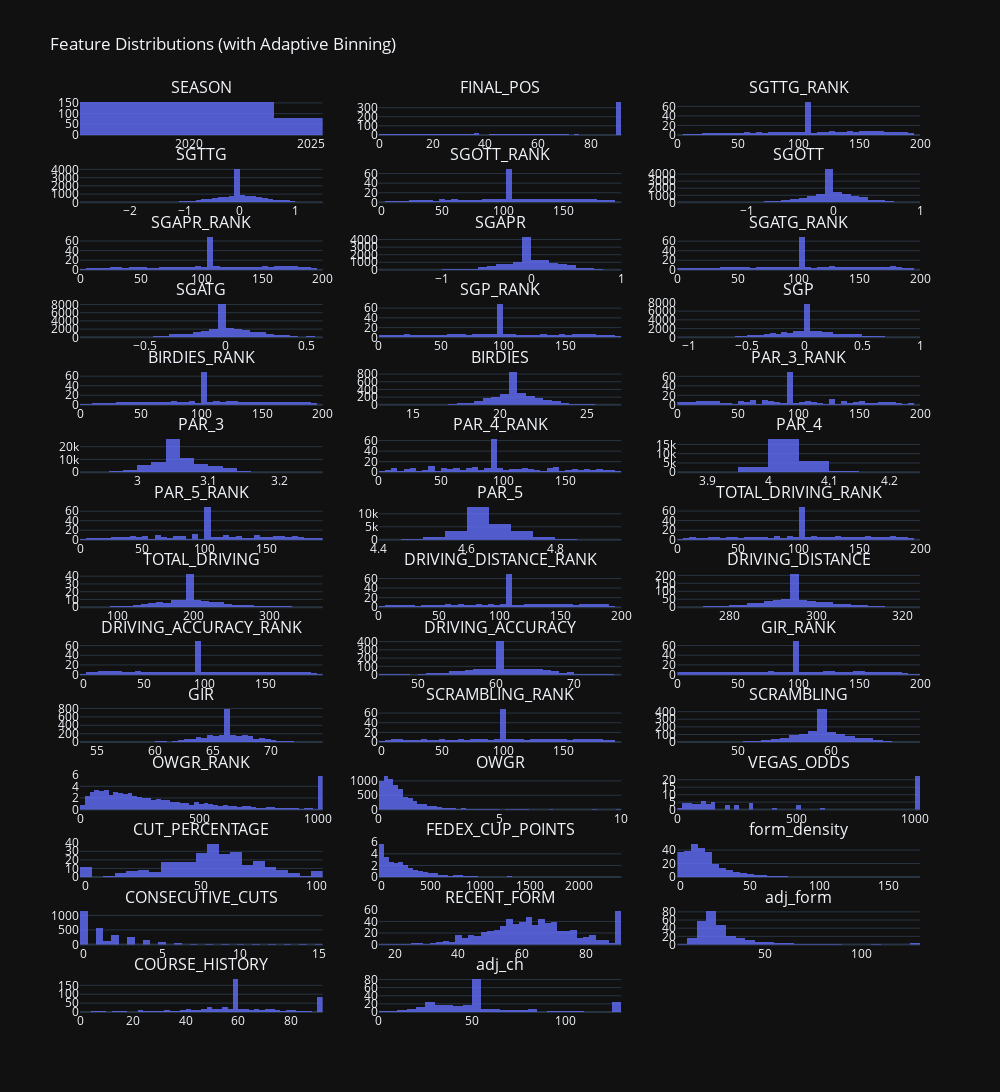

Notebook code for this chart:
### Markdown cell above
### Check Features for Outliers and General Health (Histograms)
Now that all the data is cleaned, let's look at the distribution graphs.

### Code cell
import plotly.express as px
import plotly.subplots as sp
import plotly.graph_objects as go
import pandas as pd
import numpy as np

# Select numeric columns with >1 unique value, excluding label
df_numeric = training_df.select_dtypes(include=np.number)
df_numeric = df_numeric.loc[:, df_numeric.nunique() > 1]
df_numeric = df_numeric.drop(columns=["TOP_20"], errors="ignore")

# Create subplots
n_cols = 3
n_rows = int(np.ceil(len(df_numeric.columns) / n_cols))
fig = sp.make_subplots(rows=n_rows, cols=n_cols, subplot_titles=df_numeric.columns)

# Add one histogram per feature with smart binning
for i, column in enumerate(df_numeric.columns):
    row = i // n_cols + 1
    col = i % n_cols + 1

    # Compute dynamic bin count
    col_range = df_numeric[column].max() - df_numeric[column].min()
    n_unique = df_numeric[column].nunique()
    nbins = min(50, max(5, int(n_unique / 2))) if col_range < 10 else 50  # tighter for short-range

    fig.add_trace(
        go.Histogram(
            x=df_numeric[column],
            nbinsx=nbins,
            histnorm="density",
            marker=dict(color="#636EFA"),
            opacity=0.8
        ),
        row=row,
        col=col
    )

# Style the figure
fig.update_layout(
    height=300 * n_rows,
    width=1000,
    title_text="Feature Distributions (with Adaptive Binning)",
    template="plotly_dark",
    showlegend=False
)

fig.show()

### Figure 1 — Plotly figure (JSON) as saved in the notebook; plotly's stock layout.template omitted (floating-point values rounded to 4 significant figures; data arrays with more than 128 entries replaced by an {"elided": "..."} marker saying what was removed)
{"data": [{"histnorm": "density", "marker": {"color": "#636EFA"}, "nbinsx": 5, "opacity": 0.8, "type": "histogram", "x": {"elided": "1398 int values"}, "xaxis": "x", "yaxis": "y"}, {"histnorm": "density", "marker": {"color": "#636EFA"}, "nbinsx": 50, "opacity": 0.8, "type": "histogram", "x": {"elided": "1398 int values"}, "xaxis": "x2", "yaxis": "y2"}, {"histnorm": "density", "marker": {"color": "#636EFA"}, "nbinsx": 50, "opacity": 0.8, "type": "histogram", "x": {"elided": "1398 float values"}, "xaxis": "x3", "yaxis": "y3"}, {"histnorm": "density", "marker": {"color": "#636EFA"}, "nbinsx": 50, "opacity": 0.8, "type": "histogram", "x": {"elided": "1398 float values"}, "xaxis": "x4", "yaxis": "y4"}, {"histnorm": "density", "marker": {"color": "#636EFA"}, "nbinsx": 50, "opacity": 0.8, "type": "histogram", "x": {"elided": "1398 float values"}, "xaxis": "x5", "yaxis": "y5"}, {"histnorm": "density", "marker": {"color": "#636EFA"}, "nbinsx": 50, "opacity": 0.8, "type": "histogram", "x": {"elided": "1398 float values"}, "xaxis": "x6", "yaxis": "y6"}, {"histnorm": "density", "marker": {"color": "#636EFA"}, "nbinsx": 50, "opacity": 0.8, "type": "histogram", "x": {"elided": "1398 float values"}, "xaxis": "x7", "yaxis": "y7"}, {"histnorm": "density", "marker": {"color": "#636EFA"}, "nbinsx": 50, "opacity": 0.8, "type": "histogram", "x": {"elided": "1398 float values"}, "xaxis": "x8", "yaxis": "y8"}, {"histnorm": "density", "marker": {"color": "#636EFA"}, "nbinsx": 50, "opacity": 0.8, "type": "histogram", "x": {"elided": "1398 float values"}, "xaxis": "x9", "yaxis": "y9"}, {"histnorm": "density", "marker": {"color": "#636EFA"}, "nbinsx": 50, "opacity": 0.8, "type": "histogram", "x": {"elided": "1398 float values"}, "xaxis": "x10", "yaxis": "y10"}, {"histnorm": "density", "marker": {"color": "#636EFA"}, "nbinsx": 50, "opacity": 0.8, "type": "histogram", "x": {"elided": "1398 float values"}, "xaxis": "x11", "yaxis": "y11"}, {"histnorm": "density", "marker": {"color": "#636EFA"}, "nbinsx": 50, "opacity": 0.8, "type": "histogram", "x": {"elided": "1398 float values"}, "xaxis": "x12", "yaxis": "y12"}, {"histnorm": "density", "marker": {"color": "#636EFA"}, "nbinsx": 50, "opacity": 0.8, "type": "histogram", "x": {"elided": "1398 float values"}, "xaxis": "x13", "yaxis": "y13"}, {"histnorm": "density", "marker": {"color": "#636EFA"}, "nbinsx": 50, "opacity": 0.8, "type": "histogram", "x": {"elided": "1398 float values"}, "xaxis": "x14", "yaxis": "y14"}, {"histnorm": "density", "marker": {"color": "#636EFA"}, "nbinsx": 50, "opacity": 0.8, "type": "histogram", "x": {"elided": "1398 float values"}, "xaxis": "x15", "yaxis": "y15"}, {"histnorm": "density", "marker": {"color": "#636EFA"}, "nbinsx": 16, "opacity": 0.8, "type": "histogram", "x": {"elided": "1398 float values"}, "xaxis": "x16", "yaxis": "y16"}, {"histnorm": "density", "marker": {"color": "#636EFA"}, "nbinsx": 50, "opacity": 0.8, "type": "histogram", "x": {"elided": "1398 float values"}, "xaxis": "x17", "yaxis": "y17"}, {"histnorm": "density", "marker": {"color": "#636EFA"}, "nbinsx": 13, "opacity": 0.8, "type": "histogram", "x": {"elided": "1398 float values"}, "xaxis": "x18", "yaxis": "y18"}, {"histnorm": "density", "marker": {"color": "#636EFA"}, "nbinsx": 50, "opacity": 0.8, "type": "histogram", "x": {"elided": "1398 float values"}, "xaxis": "x19", "yaxis": "y19"}, {"histnorm": "density", "marker": {"color": "#636EFA"}, "nbinsx": 21, "opacity": 0.8, "type": "histogram", "x": {"elided": "1398 float values"}, "xaxis": "x20", "yaxis": "y20"}, {"histnorm": "density", "marker": {"color": "#636EFA"}, "nbinsx": 50, "opacity": 0.8, "type": "histogram", "x": {"elided": "1398 float values"}, "xaxis": "x21", "yaxis": "y21"}, {"histnorm": "density", "marker": {"color": "#636EFA"}, "nbinsx": 50, "opacity": 0.8, "type": "histogram", "x": {"elided": "1398 float values"}, "xaxis": "x22", "yaxis": "y22"}, {"histnorm": "density", "marker": {"color": "#636EFA"}, "nbinsx": 50, "opacity": 0.8, "type": "histogram", "x": {"elided": "1398 float values"}, "xaxis": "x23", "yaxis": "y23"}, {"histnorm": "density", "marker": {"color": "#636EFA"}, "nbinsx": 50, "opacity": 0.8, "type": "histogram", "x": {"elided": "1398 float values"}, "xaxis": "x24", "yaxis": "y24"}, {"histnorm": "density", "marker": {"color": "#636EFA"}, "nbinsx": 50, "opacity": 0.8, "type": "histogram", "x": {"elided": "1398 float values"}, "xaxis": "x25", "yaxis": "y25"}, {"histnorm": "density", "marker": {"color": "#636EFA"}, "nbinsx": 50, "opacity": 0.8, "type": "histogram", "x": {"elided": "1398 float values"}, "xaxis": "x26", "yaxis": "y26"}, {"histnorm": "density", "marker": {"color": "#636EFA"}, "nbinsx": 50, "opacity": 0.8, "type": "histogram", "x": {"elided": "1398 float values"}, "xaxis": "x27", "yaxis": "y27"}, {"histnorm": "density", "marker": {"color": "#636EFA"}, "nbinsx": 50, "opacity": 0.8, "type": "histogram", "x": {"elided": "1398 float values"}, "xaxis": "x28", "yaxis": "y28"}, {"histnorm": "density", "marker": {"color": "#636EFA"}, "nbinsx": 50, "opacity": 0.8, "type": "histogram", "x": {"elided": "1398 float values"}, "xaxis": "x29", "yaxis": "y29"}, {"histnorm": "density", "marker": {"color": "#636EFA"}, "nbinsx": 50, "opacity": 0.8, "type": "histogram", "x": {"elided": "1398 float values"}, "xaxis": "x30", "yaxis": "y30"}, {"histnorm": "density", "marker": {"color": "#636EFA"}, "nbinsx": 50, "opacity": 0.8, "type": "histogram", "x": {"elided": "1398 float values"}, "xaxis": "x31", "yaxis": "y31"}, {"histnorm": "density", "marker": {"color": "#636EFA"}, "nbinsx": 50, "opacity": 0.8, "type": "histogram", "x": {"elided": "1398 float values"}, "xaxis": "x32", "yaxis": "y32"}, {"histnorm": "density", "marker": {"color": "#636EFA"}, "nbinsx": 50, "opacity": 0.8, "type": "histogram", "x": {"elided": "1398 float values"}, "xaxis": "x33", "yaxis": "y33"}, {"histnorm": "density", "marker": {"color": "#636EFA"}, "nbinsx": 50, "opacity": 0.8, "type": "histogram", "x": {"elided": "1398 float values"}, "xaxis": "x34", "yaxis": "y34"}, {"histnorm": "density", "marker": {"color": "#636EFA"}, "nbinsx": 50, "opacity": 0.8, "type": "histogram", "x": {"elided": "1398 float values"}, "xaxis": "x35", "yaxis": "y35"}, {"histnorm": "density", "marker": {"color": "#636EFA"}, "nbinsx": 50, "opacity": 0.8, "type": "histogram", "x": {"elided": "1398 float values"}, "xaxis": "x36", "yaxis": "y36"}, {"histnorm": "density", "marker": {"color": "#636EFA"}, "nbinsx": 50, "opacity": 0.8, "type": "histogram", "x": {"elided": "1398 float values"}, "xaxis": "x37", "yaxis": "y37"}, {"histnorm": "density", "marker": {"color": "#636EFA"}, "nbinsx": 50, "opacity": 0.8, "type": "histogram", "x": {"elided": "1398 float values"}, "xaxis": "x38", "yaxis": "y38"}, {"histnorm": "density", "marker": {"color": "#636EFA"}, "nbinsx": 50, "opacity": 0.8, "type": "histogram", "x": {"elided": "1398 float values"}, "xaxis": "x39", "yaxis": "y39"}, {"histnorm": "density", "marker": {"color": "#636EFA"}, "nbinsx": 50, "opacity": 0.8, "type": "histogram", "x": {"elided": "1398 float values"}, "xaxis": "x40", "yaxis": "y40"}, {"histnorm": "density", "marker": {"color": "#636EFA"}, "nbinsx": 50, "opacity": 0.8, "type": "histogram", "x": {"elided": "1398 float values"}, "xaxis": "x41", "yaxis": "y41"}], "layout": {"annotations": [{"font": {"size": 16}, "showarrow": false, "text": "SEASON", "x": 0.1444, "xanchor": "center", "xref": "paper", "y": 1, "yanchor": "bottom", "yref": "paper"}, {"font": {"size": 16}, "showarrow": false, "text": "FINAL_POS", "x": 0.5, "xanchor": "center", "xref": "paper", "y": 1, "yanchor": "bottom", "yref": "paper"}, {"font": {"size": 16}, "showarrow": false, "text": "SGTTG_RANK", "x": 0.8556, "xanchor": "center", "xref": "paper", "y": 1, "yanchor": "bottom", "yref": "paper"}, {"font": {"size": 16}, "showarrow": false, "text": "SGTTG", "x": 0.1444, "xanchor": "center", "xref": "paper", "y": 0.926, "yanchor": "bottom", "yref": "paper"}, {"font": {"size": 16}, "showarrow": false, "text": "SGOTT_RANK", "x": 0.5, "xanchor": "center", "xref": "paper", "y": 0.926, "yanchor": "bottom", "yref": "paper"}, {"font": {"size": 16}, "showarrow": false, "text": "SGOTT", "x": 0.8556, "xanchor": "center", "xref": "paper", "y": 0.926, "yanchor": "bottom", "yref": "paper"}, {"font": {"size": 16}, "showarrow": false, "text": "SGAPR_RANK", "x": 0.1444, "xanchor": "center", "xref": "paper", "y": 0.852, "yanchor": "bottom", "yref": "paper"}, {"font": {"size": 16}, "showarrow": false, "text": "SGAPR", "x": 0.5, "xanchor": "center", "xref": "paper", "y": 0.852, "yanchor": "bottom", "yref": "paper"}, {"font": {"size": 16}, "showarrow": false, "text": "SGATG_RANK", "x": 0.8556, "xanchor": "center", "xref": "paper", "y": 0.852, "yanchor": "bottom", "yref": "paper"}, {"font": {"size": 16}, "showarrow": false, "text": "SGATG", "x": 0.1444, "xanchor": "center", "xref": "paper", "y": 0.7781, "yanchor": "bottom", "yref": "paper"}, {"font": {"size": 16}, "showarrow": false, "text": "SGP_RANK", "x": 0.5, "xanchor": "center", "xref": "paper", "y": 0.7781, "yanchor": "bottom", "yref": "paper"}, {"font": {"size": 16}, "showarrow": false, "text": "SGP", "x": 0.8556, "xanchor": "center", "xref": "paper", "y": 0.7781, "yanchor": "bottom", "yref": "paper"}, {"font": {"size": 16}, "showarrow": false, "text": "BIRDIES_RANK", "x": 0.1444, "xanchor": "center", "xref": "paper", "y": 0.7041, "yanchor": "bottom", "yref": "paper"}, {"font": {"size": 16}, "showarrow": false, "text": "BIRDIES", "x": 0.5, "xanchor": "center", "xref": "paper", "y": 0.7041, "yanchor": "bottom", "yref": "paper"}, {"font": {"size": 16}, "showarrow": false, "text": "PAR_3_RANK", "x": 0.8556, "xanchor": "center", "xref": "paper", "y": 0.7041, "yanchor": "bottom", "yref": "paper"}, {"font": {"size": 16}, "showarrow": false, "text": "PAR_3", "x": 0.1444, "xanchor": "center", "xref": "paper", "y": 0.6301, "yanchor": "bottom", "yref": "paper"}, {"font": {"size": 16}, "showarrow": false, "text": "PAR_4_RANK", "x": 0.5, "xanchor": "center", "xref": "paper", "y": 0.6301, "yanchor": "bottom", "yref": "paper"}, {"font": {"size": 16}, "showarrow": false, "text": "PAR_4", "x": 0.8556, "xanchor": "center", "xref": "paper", "y": 0.6301, "yanchor": "bottom", "yref": "paper"}, {"font": {"size": 16}, "showarrow": false, "text": "PAR_5_RANK", "x": 0.1444, "xanchor": "center", "xref": "paper", "y": 0.5561, "yanchor": "bottom", "yref": "paper"}, {"font": {"size": 16}, "showarrow": false, "text": "PAR_5", "x": 0.5, "xanchor": "center", "xref": "paper", "y": 0.5561, "yanchor": "bottom", "yref": "paper"}, {"font": {"size": 16}, "showarrow": false, "text": "TOTAL_DRIVING_RANK", "x": 0.8556, "xanchor": "center", "xref": "paper", "y": 0.5561, "yanchor": "bottom", "yref": "paper"}, {"font": {"size": 16}, "showarrow": false, "text": "TOTAL_DRIVING", "x": 0.1444, "xanchor": "center", "xref": "paper", "y": 0.4821, "yanchor": "bottom", "yref": "paper"}, {"font": {"size": 16}, "showarrow": false, "text": "DRIVING_DISTANCE_RANK", "x": 0.5, "xanchor": "center", "xref": "paper", "y": 0.4821, "yanchor": "bottom", "yref": "paper"}, {"font": {"size": 16}, "showarrow": false, "text": "DRIVING_DISTANCE", "x": 0.8556, "xanchor": "center", "xref": "paper", "y": 0.4821, "yanchor": "bottom", "yref": "paper"}, {"font": {"size": 16}, "showarrow": false, "text": "DRIVING_ACCURACY_RANK", "x": 0.1444, "xanchor": "center", "xref": "paper", "y": 0.4082, "yanchor": "bottom", "yref": "paper"}, {"font": {"size": 16}, "showarrow": false, "text": "DRIVING_ACCURACY", "x": 0.5, "xanchor": "center", "xref": "paper", "y": 0.4082, "yanchor": "bottom", "yref": "paper"}, {"font": {"size": 16}, "showarrow": false, "text": "GIR_RANK", "x": 0.8556, "xanchor": "center", "xref": "paper", "y": 0.4082, "yanchor": "bottom", "yref": "paper"}, {"font": {"size": 16}, "showarrow": false, "text": "GIR", "x": 0.1444, "xanchor": "center", "xref": "paper", "y": 0.3342, "yanchor": "bottom", "yref": "paper"}, {"font": {"size": 16}, "showarrow": false, "text": "SCRAMBLING_RANK", "x": 0.5, "xanchor": "center", "xref": "paper", "y": 0.3342, "yanchor": "bottom", "yref": "paper"}, {"font": {"size": 16}, "showarrow": false, "text": "SCRAMBLING", "x": 0.8556, "xanchor": "center", "xref": "paper", "y": 0.3342, "yanchor": "bottom", "yref": "paper"}, {"font": {"size": 16}, "showarrow": false, "text": "OWGR_RANK", "x": 0.1444, "xanchor": "center", "xref": "paper", "y": 0.2602, "yanchor": "bottom", "yref": "paper"}, {"font": {"size": 16}, "showarrow": false, "text": "OWGR", "x": 0.5, "xanchor": "center", "xref": "paper", "y": 0.2602, "yanchor": "bottom", "yref": "paper"}, {"font": {"size": 16}, "showarrow": false, "text": "VEGAS_ODDS", "x": 0.8556, "xanchor": "center", "xref": "paper", "y": 0.2602, "yanchor": "bottom", "yref": "paper"}, {"font": {"size": 16}, "showarrow": false, "text": "CUT_PERCENTAGE", "x": 0.1444, "xanchor": "center", "xref": "paper", "y": 0.1862, "yanchor": "bottom", "yref": "paper"}, {"font": {"size": 16}, "showarrow": false, "text": "FEDEX_CUP_POINTS", "x": 0.5, "xanchor": "center", "xref": "paper", "y": 0.1862, "yanchor": "bottom", "yref": "paper"}, {"font": {"size": 16}, "showarrow": false, "text": "form_density", "x": 0.8556, "xanchor": "center", "xref": "paper", "y": 0.1862, "yanchor": "bottom", "yref": "paper"}, {"font": {"size": 16}, "showarrow": false, "text": "CONSECUTIVE_CUTS", "x": 0.1444, "xanchor": "center", "xref": "paper", "y": 0.1122, "yanchor": "bottom", "yref": "paper"}, {"font": {"size": 16}, "showarrow": false, "text": "RECENT_FORM", "x": 0.5, "xanchor": "center", "xref": "paper", "y": 0.1122, "yanchor": "bottom", "yref": "paper"}, {"font": {"size": 16}, "showarrow": false, "text": "adj_form", "x": 0.8556, "xanchor": "center", "xref": "paper", "y": 0.1122, "yanchor": "bottom", "yref": "paper"}, {"font": {"size": 16}, "showarrow": false, "text": "COURSE_HISTORY", "x": 0.1444, "xanchor": "center", "xref": "paper", "y": 0.03827, "yanchor": "bottom", "yref": "paper"}, {"font": {"size": 16}, "showarrow": false, "text": "adj_ch", "x": 0.5, "xanchor": "center", "xref": "paper", "y": 0.03827, "yanchor": "bottom", "yref": "paper"}], "height": 4200, "showlegend": false, "title": {"text": "Feature Distributions (with Adaptive Binning)"}, "width": 1000, "xaxis": {"anchor": "y", "domain": [0, 0.2889]}, "xaxis10": {"anchor": "y10", "domain": [0, 0.2889]}, "xaxis11": {"anchor": "y11", "domain": [0.3556, 0.6444]}, "xaxis12": {"anchor": "y12", "domain": [0.7111, 1]}, "xaxis13": {"anchor": "y13", "domain": [0, 0.2889]}, "xaxis14": {"anchor": "y14", "domain": [0.3556, 0.6444]}, "xaxis15": {"anchor": "y15", "domain": [0.7111, 1]}, "xaxis16": {"anchor": "y16", "domain": [0, 0.2889]}, "xaxis17": {"anchor": "y17", "domain": [0.3556, 0.6444]}, "xaxis18": {"anchor": "y18", "domain": [0.7111, 1]}, "xaxis19": {"anchor": "y19", "domain": [0, 0.2889]}, "xaxis2": {"anchor": "y2", "domain": [0.3556, 0.6444]}, "xaxis20": {"anchor": "y20", "domain": [0.3556, 0.6444]}, "xaxis21": {"anchor": "y21", "domain": [0.7111, 1]}, "xaxis22": {"anchor": "y22", "domain": [0, 0.2889]}, "xaxis23": {"anchor": "y23", "domain": [0.3556, 0.6444]}, "xaxis24": {"anchor": "y24", "domain": [0.7111, 1]}, "xaxis25": {"anchor": "y25", "domain": [0, 0.2889]}, "xaxis26": {"anchor": "y26", "domain": [0.3556, 0.6444]}, "xaxis27": {"anchor": "y27", "domain": [0.7111, 1]}, "xaxis28": {"anchor": "y28", "domain": [0, 0.2889]}, "xaxis29": {"anchor": "y29", "domain": [0.3556, 0.6444]}, "xaxis3": {"anchor": "y3", "domain": [0.7111, 1]}, "xaxis30": {"anchor": "y30", "domain": [0.7111, 1]}, "xaxis31": {"anchor": "y31", "domain": [0, 0.2889]}, "xaxis32": {"anchor": "y32", "domain": [0.3556, 0.6444]}, "xaxis33": {"anchor": "y33", "domain": [0.7111, 1]}, "xaxis34": {"anchor": "y34", "domain": [0, 0.2889]}, "xaxis35": {"anchor": "y35", "domain": [0.3556, 0.6444]}, "xaxis36": {"anchor": "y36", "domain": [0.7111, 1]}, "xaxis37": {"anchor": "y37", "domain": [0, 0.2889]}, "xaxis38": {"anchor": "y38", "domain": [0.3556, 0.6444]}, "xaxis39": {"anchor": "y39", "domain": [0.7111, 1]}, "xaxis4": {"anchor": "y4", "domain": [0, 0.2889]}, "xaxis40": {"anchor": "y40", "domain": [0, 0.2889]}, "xaxis41": {"anchor": "y41", "domain": [0.3556, 0.6444]}, "xaxis42": {"anchor": "y42", "domain": [0.7111, 1]}, "xaxis5": {"anchor": "y5", "domain": [0.3556, 0.6444]}, "xaxis6": {"anchor": "y6", "domain": [0.7111, 1]}, "xaxis7": {"anchor": "y7", "domain": [0, 0.2889]}, "xaxis8": {"anchor": "y8", "domain": [0.3556, 0.6444]}, "xaxis9": {"anchor": "y9", "domain": [0.7111, 1]}, "yaxis": {"anchor": "x", "domain": [0.9617, 1]}, "yaxis10": {"anchor": "x10", "domain": [0.7398, 0.7781]}, "yaxis11": {"anchor": "x11", "domain": [0.7398, 0.7781]}, "yaxis12": {"anchor": "x12", "domain": [0.7398, 0.7781]}, "yaxis13": {"anchor": "x13", "domain": [0.6658, 0.7041]}, "yaxis14": {"anchor": "x14", "domain": [0.6658, 0.7041]}, "yaxis15": {"anchor": "x15", "domain": [0.6658, 0.7041]}, "yaxis16": {"anchor": "x16", "domain": [0.5918, 0.6301]}, "yaxis17": {"anchor": "x17", "domain": [0.5918, 0.6301]}, "yaxis18": {"anchor": "x18", "domain": [0.5918, 0.6301]}, "yaxis19": {"anchor": "x19", "domain": [0.5179, 0.5561]}, "yaxis2": {"anchor": "x2", "domain": [0.9617, 1]}, "yaxis20": {"anchor": "x20", "domain": [0.5179, 0.5561]}, "yaxis21": {"anchor": "x21", "domain": [0.5179, 0.5561]}, "yaxis22": {"anchor": "x22", "domain": [0.4439, 0.4821]}, "yaxis23": {"anchor": "x23", "domain": [0.4439, 0.4821]}, "yaxis24": {"anchor": "x24", "domain": [0.4439, 0.4821]}, "yaxis25": {"anchor": "x25", "domain": [0.3699, 0.4082]}, "yaxis26": {"anchor": "x26", "domain": [0.3699, 0.4082]}, "yaxis27": {"anchor": "x27", "domain": [0.3699, 0.4082]}, "yaxis28": {"anchor": "x28", "domain": [0.2959, 0.3342]}, "yaxis29": {"anchor": "x29", "domain": [0.2959, 0.3342]}, "yaxis3": {"anchor": "x3", "domain": [0.9617, 1]}, "yaxis30": {"anchor": "x30", "domain": [0.2959, 0.3342]}, "yaxis31": {"anchor": "x31", "domain": [0.2219, 0.2602]}, "yaxis32": {"anchor": "x32", "domain": [0.2219, 0.2602]}, "yaxis33": {"anchor": "x33", "domain": [0.2219, 0.2602]}, "yaxis34": {"anchor": "x34", "domain": [0.148, 0.1862]}, "yaxis35": {"anchor": "x35", "domain": [0.148, 0.1862]}, "yaxis36": {"anchor": "x36", "domain": [0.148, 0.1862]}, "yaxis37": {"anchor": "x37", "domain": [0.07398, 0.1122]}, "yaxis38": {"anchor": "x38", "domain": [0.07398, 0.1122]}, "yaxis39": {"anchor": "x39", "domain": [0.07398, 0.1122]}, "yaxis4": {"anchor": "x4", "domain": [0.8878, 0.926]}, "yaxis40": {"anchor": "x40", "domain": [0, 0.03827]}, "yaxis41": {"anchor": "x41", "domain": [0, 0.03827]}, "yaxis42": {"anchor": "x42", "domain": [0, 0.03827]}, "yaxis5": {"anchor": "x5", "domain": [0.8878, 0.926]}, "yaxis6": {"anchor": "x6", "domain": [0.8878, 0.926]}, "yaxis7": {"anchor": "x7", "domain": [0.8138, 0.852]}, "yaxis8": {"anchor": "x8", "domain": [0.8138, 0.852]}, "yaxis9": {"anchor": "x9", "domain": [0.8138, 0.852]}}}
